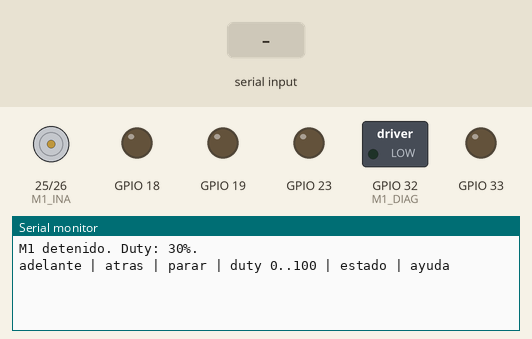
Bench run of a sketch on a simulated ESP32. On the bench: motor-driver pin pairs drawn as motors (green arrow = first pin HIGH = forward, orange = second pin HIGH = backward, longer = more drive, scaled by the enable pin), switched loads named in the sketch (green lamp = pin HIGH), output pins drawn as LEDs (lit = HIGH), the last lines printed to the serial monitor. Inputs (shaded band) come from the test bench.

Above: at 1.2 s.
1.3 s: "adelante\n" received over Serial
At 1.8 s:
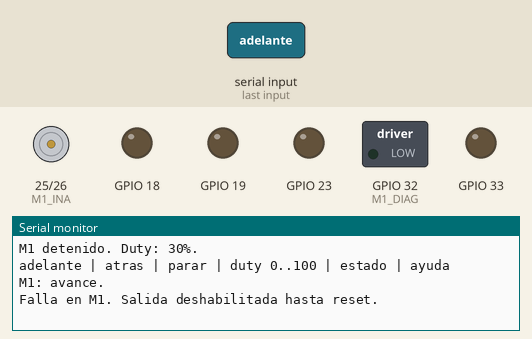
2.8 s: "parar\n" received over Serial
At 4.0 s:
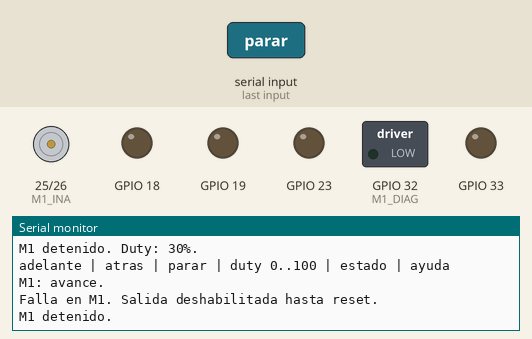
4.3 s: "atras\n" received over Serial
At 5.2 s:
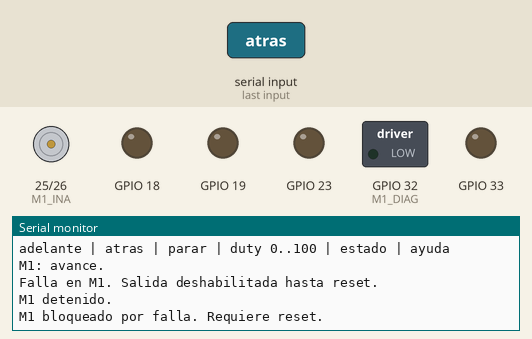

Measured:
- after the input at 1.3 s, the serial monitor: prints a new line at once (image 1)
- after the input at 2.8 s, the serial monitor: prints a new line at once (image 2)
- after the input at 4.3 s, the serial monitor: prints a new line at once (image 3)

The sketch:

esp32_motor1.ino
```cpp
// Control del motor 1 con ESP32 y VNH5019.
// Serial: 115200 baud
#include <Arduino.h>
#include <ctype.h>
#include <stdlib.h>
#include <string.h>

const uint8_t M1_INA = 25, M1_INB = 26, M1_PWM = 27, M1_DIAG = 32;
const uint8_t M2_INA = 18, M2_INB = 19, M2_PWM = 23, M2_EN = 33;
const uint32_t FRECUENCIA_PWM = 20000;
const uint32_t PASO_RAMPA_MS = 10;
const uint32_t PAUSA_CAMBIO_MS = 1000;

int dutyPorcentaje = 30;
int pwmActual = 0;
int direccion = 0;          // 0: detenido, 1: avance, -1: reversa
int ultimaDireccion = 0;
bool pwmListo = false;
bool falla = false;
bool esperandoCambio = false;
uint32_t ultimoPaso = 0;
uint32_t inicioParo = 0;
char linea[48];
size_t longitud = 0;
bool lineaLarga = false;

void salidaBaja(uint8_t pin) {
  digitalWrite(pin, LOW);
  pinMode(pin, OUTPUT);
}

void registrarFalla() {
  salidaBaja(M1_DIAG);
  if (pwmListo) ledcWrite(M1_PWM, 0);
  pwmActual = 0;
  direccion = 0;
  esperandoCambio = false;
  falla = true;
  Serial.println("Falla en M1. Salida deshabilitada hasta reset.");
}

bool escribirPWM(int valor) {
  if (!pwmListo || !ledcWrite(M1_PWM, valor)) {
    registrarFalla();
    return false;
  }
  pwmActual = valor;
  return true;
}

void parar() {
  salidaBaja(M1_DIAG);
  if (pwmActual > 0) inicioParo = millis();
  if (!escribirPWM(0)) return;
  direccion = 0;
  esperandoCambio = false;
  Serial.println("M1 detenido.");
}

void mover(int nuevaDireccion) {
  if (falla) {
    Serial.println("M1 bloqueado por falla. Requiere reset.");
    return;
  }
  if (direccion == nuevaDireccion) return;
  salidaBaja(M1_DIAG);
  if (pwmActual > 0) inicioParo = millis();
  if (!escribirPWM(0)) return;
  direccion = nuevaDireccion;
  // Tiempo de espera antes de invertir el giro.
  esperandoCambio = ultimaDireccion != 0 && ultimaDireccion != direccion &&
                     millis() - inicioParo < PAUSA_CAMBIO_MS;
  Serial.println(direccion == 1 ? "M1: avance." : "M1: reversa.");
}

void mostrarAyuda() {
  Serial.println("adelante | atras | parar | duty 0..100 | estado | ayuda");
}

void procesarComando(char *texto) {
  while (isspace(static_cast<unsigned char>(*texto))) ++texto;
  size_t n = strlen(texto);
  while (n > 0 && isspace(static_cast<unsigned char>(texto[n - 1]))) texto[--n] = '\0';
  for (size_t i = 0; i < n; ++i) texto[i] = tolower(static_cast<unsigned char>(texto[i]));
  if (n == 0) return;

  if (strcmp(texto, "parar") == 0 || strcmp(texto, "s") == 0) {
    parar();
  } else if (strcmp(texto, "adelante") == 0) {
    mover(1);
  } else if (strcmp(texto, "atras") == 0) {
    mover(-1);
  } else if (strncmp(texto, "duty ", 5) == 0) {
    char *fin;
    const long valor = strtol(texto + 5, &fin, 10);
    if (fin == texto + 5 || *fin != '\0' || valor < 0 || valor > 100) {
      Serial.println("Duty fuera de formato. Rango: 0-100, entero.");
      return;
    }
    dutyPorcentaje = valor;
    // duty 0 cancela el cambio de sentido pendiente.
    if (dutyPorcentaje == 0) parar();
    Serial.print("Duty (%): ");
    Serial.println(dutyPorcentaje);
  } else if (strcmp(texto, "estado") == 0) {
    Serial.print("Direccion: "); Serial.println(direccion);
    Serial.print("Duty (%): "); Serial.println(dutyPorcentaje);
    Serial.print("PWM aplicado (0-255): "); Serial.println(pwmActual);
    Serial.print("Cambio de sentido pendiente: "); Serial.println(esperandoCambio);
    Serial.print("Falla: "); Serial.println(falla);
  } else if (strcmp(texto, "ayuda") == 0) {
    mostrarAyuda();
  } else {
    Serial.println("Comando no reconocido.");
    mostrarAyuda();
  }
}

void leerSerial() {
  for (int i = 0; i < 64 && Serial.available(); ++i) {
    const char c = Serial.read();
    if (c == '\n' || c == '\r') {
      if (lineaLarga) Serial.println("Comando excede 47 caracteres.");
      else {
        linea[longitud] = '\0';
        procesarComando(linea);
      }
      longitud = 0;
      lineaLarga = false;
    } else if (!lineaLarga) {
      if (longitud < sizeof(linea) - 1) linea[longitud++] = c;
      else lineaLarga = true;
    }
  }
}

void actualizarMotor() {
  if (falla || direccion == 0) return;
  const uint32_t ahora = millis();
  if (esperandoCambio) {
    if (ahora - inicioParo < PAUSA_CAMBIO_MS) return;
    esperandoCambio = false;
  }
  if (pwmActual == 0) {
    digitalWrite(M1_INA, direccion == 1 ? HIGH : LOW);
    digitalWrite(M1_INB, direccion == -1 ? HIGH : LOW);
    // EN/DIAG usa el pull-up del driver; no manejar como salida HIGH.
    pinMode(M1_DIAG, INPUT);
  }
  if (digitalRead(M1_DIAG) == LOW) {
    registrarFalla();
    return;
  }
  const int objetivo = (dutyPorcentaje * 255 + 50) / 100;
  if (ahora - ultimoPaso >= PASO_RAMPA_MS && pwmActual != objetivo) {
    ultimoPaso = ahora;
    const int siguiente = pwmActual + (pwmActual < objetivo ? 1 : -1);
    if (escribirPWM(siguiente) && siguiente > 0) ultimaDireccion = direccion;
  }
}

void setup() {
  salidaBaja(M1_DIAG);
  salidaBaja(M2_EN);
  salidaBaja(M1_PWM);
  salidaBaja(M2_PWM);
  salidaBaja(M1_INA);
  salidaBaja(M1_INB);
  salidaBaja(M2_INA);
  salidaBaja(M2_INB);
  Serial.begin(115200);
  pwmListo = ledcAttach(M1_PWM, FRECUENCIA_PWM, 8);
  if (!escribirPWM(0)) return;
  Serial.println("M1 detenido. Duty: 30%.");
  mostrarAyuda();
}

void loop() {
  actualizarMotor();
  leerSerial();
  delay(1);
}
```
